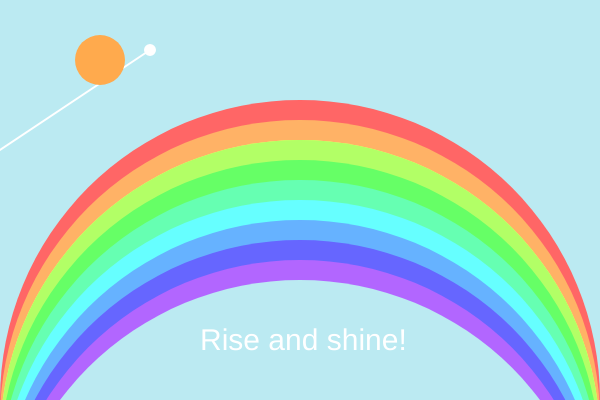
Frame 1 (no input)
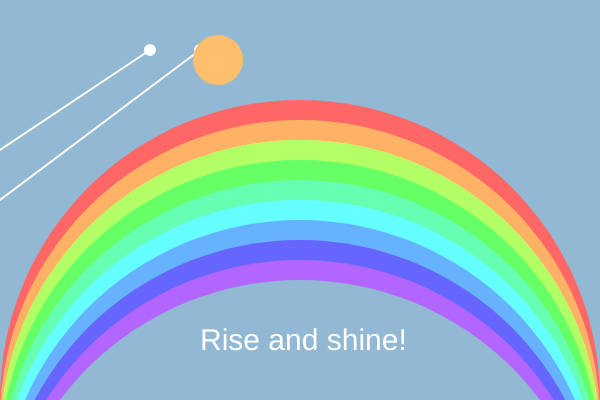
Frame 60 (no input)
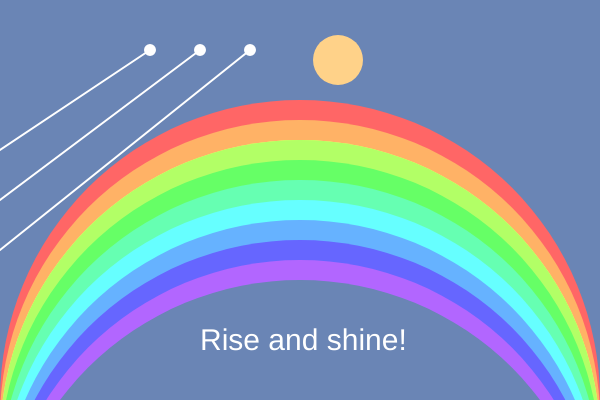
Frame 120 (the mouse pressed at the canvas centre since frame 60)

The p5.js sketch that drew these frames (run headless with seeded random() and noise() and a simulated clock; from frame 60 on, the mouse is pressed at the canvas centre):

// p5.js sketch
// ── sketch.js

let width = 600
let height= 400
let r = 0
let g = 255
let b = 255
let moveX = 50;
let speed = 2;

const circle1 = {
  x: width / 2,
  y: height,
  diameter: width,
  r: 255,
  g: 102,
  b: 102
}; 

const circle2 = {
	y: height + 20,
	r: 255,
	g: 178,
	b: 102
}; 

const circle3 = {
	y: height + 40,
	r: 255,
	g: 255,
	b: 102
}; 

const circle4 = {
	y: height + 40,
	r: 178,
	g: 255,
	b: 102
}; 

const circle5 = {
	y: height + 60,
	r: 102,
	g: 255,
	b: 102
}; 

const circle6 = {
	y: height + 80,
	r: 102,
	g: 255,
	b: 178
}; 

const circle7 = {
	y: height + 100,
	r: 102,
	g: 255,
	b: 255
}; 
const circle8 = {
	y: height + 120,
	r: 102,
	g: 178,
	b: 255
};
const circle9 = {
	y: height + 140,
	r: 102,
	g: 102,
	b: 255
};
const circle10 = {
	y: height + 160,
	r: 178,
	g: 102,
	b: 255
};
const circle11 = {
	y: height + 180,
};

function setup() {
	createCanvas(width, height);
}

function draw() {	
	//change color of sky from left to right
	r = map(moveX,0,600,204,0)
	g = map(moveX,0,600,255,0)
	b = map(moveX,0,600,255,100)
	background(r,g,b);	

	//create stars
	if (moveX > width / 2) {
		let x = random(width);
		let y = random(height / 2);
		fill(255, 255, 204);
		stroke(255, 255, 204);
		const num = random(8, 10);
		strokeWeight(num);
		point(x, y);
	}

	//create airplane line
	fill(255, 255, 255);
	stroke(255, 255, 255);
	strokeWeight(2)
	if (moveX < width / 4) {
		line(150, 50, 0, 150)
		ellipse(150, 50, 10, 10);
	} else if (moveX < width / 3) {
		line(150, 50, 0, 150)
		ellipse(150, 50, 10, 10);
		line(200, 50, 0, 200)
		ellipse(200, 50, 10, 10);
	} else if (moveX < width / 2) {
		line(150, 50, 0, 150);
		ellipse(150, 50, 10, 10);
		line(200, 50, 0, 200);
		ellipse(200, 50, 10, 10);
		line(250, 50, 0, 250);
		ellipse(250, 50, 10, 10);
	}

	//create rainbow
	noStroke();
	fill(circle1.r, circle1.g, circle1.b);
	ellipse(circle1.x, circle1.y, circle1.diameter);
	fill(circle2.r, circle2.g, circle2.b);
	ellipse(circle1.x, circle2.y, circle1.diameter);
	fill(circle3.r, circle3.g, circle3.b);
	ellipse(circle1.x, circle3.y, circle1.diameter);
	fill(circle4.r, circle4.g, circle4.b);
	ellipse(circle1.x, circle4.y, circle1.diameter);
	fill(circle5.r, circle5.g, circle5.b);
	ellipse(circle1.x, circle5.y, circle1.diameter);
	fill(circle6.r, circle6.g, circle6.b);
	ellipse(circle1.x, circle6.y, circle1.diameter);
	fill(circle7.r, circle7.g, circle7.b);
	ellipse(circle1.x, circle7.y, circle1.diameter);
	fill(circle8.r, circle8.g, circle8.b);
	ellipse(circle1.x, circle8.y, circle1.diameter);
	fill(circle9.r, circle9.g, circle9.b);
	ellipse(circle1.x, circle9.y, circle1.diameter);
	fill(circle10.r, circle10.g, circle10.b);
	ellipse(circle1.x, circle10.y, circle1.diameter);
	fill(r, g, b);
	ellipse(circle1.x, circle11.y, circle1.diameter);

	//create words
	if (moveX < width / 2) {
		word = 'Rise and shine!'
		textSize(30);
		fill(255);
		text(word, width/ 3, 350);
	} else if (moveX > width / 2) {
		word = 'It is getting late, go to sleep!';
		fill(255);
		text(word, width / 5, 350);
	}
	
	//create sun
	noStroke();
	r = map(moveX + 50, 0, 600, 255, 255)
	g = map(moveX + 50, 0, 600, 153, 255)
	b = map(moveX + 50, 0, 600, 51, 204);
	fill(r,g,b);
	ellipse(moveX + 50, 60, 50);
	
	moveX = moveX + speed;
	if (moveX > (width - 150)) {
		speed = -2;
	} else if (moveX < 0) {
		speed = 2; 
	}
}
